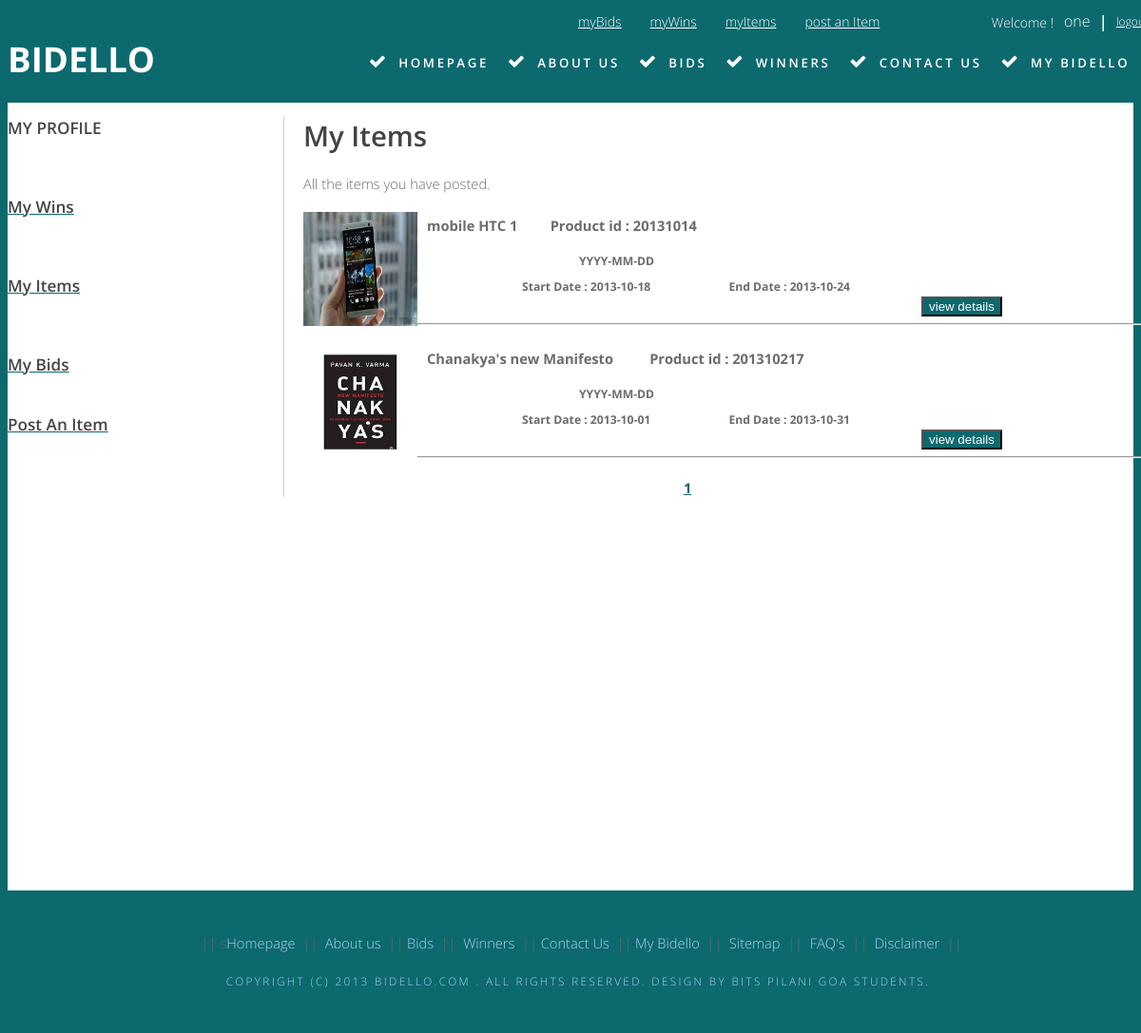
The app's page /e-bidding/mybidello/profile/myitems.php (signed in) with its own data.
### tables this page shows
CREATE TABLE IF NOT EXISTS `bidinfo` (
  `sysid` int(10) NOT NULL AUTO_INCREMENT,
  `bidObject` varchar(100) NOT NULL,
  `randomID` varchar(15) NOT NULL,
  `sellerID` varchar(50) NOT NULL,
  `buyerID` varchar(50) NOT NULL,
  `lowerLimit` int(7) NOT NULL,
  `upperLimit` int(7) NOT NULL,
  `adminFlag` int(1) NOT NULL,
  `itemFlag` int(2) DEFAULT NULL,
  `startDate` date NOT NULL,
  `endDate` date NOT NULL,
  `comments` text NOT NULL,
  `category` varchar(250) NOT NULL,
  PRIMARY KEY (`sysid`),
  UNIQUE KEY `randomID` (`randomID`)
);

### e-bidding/mybidello/profile/myitems.php (the view, shortened to what this page needs)
<!DOCTYPE html PUBLIC "-//W3C//DTD XHTML 1.0 Strict//EN" "http://www.w3.org/TR/xhtml1/DTD/xhtml1-strict.dtd">
<html xmlns="http://www.w3.org/1999/xhtml">
<head>
<link href="../default.css" rel="stylesheet" type="text/css" media="all" />
<link href="../fonts.css" rel="stylesheet" type="text/css" media="all" />
</head>
<body>
<div id="header-wrapper">
	<div id="header" class="container">
    <?php
	if($_SESSION["authenticated"]==true)
	{
	$user=$_SESSION["user"];
	echo "<a href='../logout.php'  style=' float:right; color:white; font:Verdana; margin-top:6px; font-size:12px;'  >logout</a>";
    echo "<h3 style=' float:right; color:white; margin-top:3px;'> &nbsp; |  &nbsp;</h3>";
    echo "<span  style=' float:right; color:white; font:Verdana; margin-top:3px; font-size:16px;'>$user</span> ";
	echo "<span  style=' float:right; color:white; font:Verdana; margin-top:6px; font-size:14px;'>Welcome !&nbsp;&nbsp;&nbsp;</span> ";
	echo "<a href='mybids.php?start=0'  style=' float:left; margin-left:600px; color:white; font:Verdana; margin-top:5px;  font-size:14px;'  >myBids</a>";
	echo "<a href='mywins.php?start=0'  style=' float:left; margin-left:30px; color:white; font:Verdana; margin-top:5px;  font-size:14px;'  >myWins</a>";
	echo "<a href='myitems.php?start=0'  style=' float:left; margin-left:30px; color:white; font:Verdana; margin-top:5px;  font-size:14px;'  >myItems</a>";
	echo "<a href='../postItem/postItem.php?start=0'  style=' float:left; margin-left:30px; color:white; font:Verdana; margin-top:5px;  font-size:14px;'  >post an Item</a>";
	}
	?>
		<div id="logo">
			<h1><a href="../../index.php?start=0">BIDELLO</a></h1>
		</div>
		<div id="menu">
			<ul><li class="icon icon-ok current_page_item"><a href="../../index.php?start=0" accesskey="1" title="">homepage</a></li>
				<li class="icon icon-ok"><a href="../../aboutus/aboutus.php" accesskey="2" title="">about us</a></li>
				<li class="icon icon-ok"><a href="../../seenow/seenow.php?website_string=popularity&amp;start=0&amp;search=Search+now" accesskey="3" title="">bids</a></li>
				<li class="icon icon-ok"><a href="../../winners/winners.php?start=0" accesskey="4" title="">winners</a></li>
				<li class="icon icon-ok"><a href="../../contactus/contactus.php" accesskey="5" title="">contact us</a></li>
                 <?php
				if($_SESSION["authenticated"]==false)
				{
                echo "<li class='icon icon-ok'><a href='../login.php?start=0&error=0&$url' accesskey='5' title=''>my bidello</a></li>";
				}
				else
				{
					echo "<li class='icon icon-ok'><a href='../mybidello1.php' accesskey='5' title=''>my bidello</a></li>";
				}
				?>
			</ul>
		</div>
	</div>
</div>
<div id="wrapper">
	<div id="page" class="container">
		<div id="content">
			<div class="title">
			<h3>MY PROFILE </h3>
          <ul>
          <br/>
          <br/>
          <br/>
          <li ><a href="mywins.php?start=0"><h3>My Wins</h3></a></li>
          <br/>
          <br/>
          <br/>
          <li ><a href="myitems.php?start=0"><h3>My Items</h3></a></li>
          <br/>
          <br/>
          <br/>
          <li ><a href="mybids.php?start=0"><h3>My Bids</h3></a></li>
          <br/>
          <br/>
            <li ><a href="../postItem/postItem.php?start=0"><h3>Post An Item</h3></a></li>
          <br/>
          <br/>
          </ul>
             </div></div>
		<div id="sidebar">
			<div id="stwo-col">
				<div class="sbox1">
					<h1>My Items</h1>
                <br/>
				<span class="byline">All the items you have posted.</span>
    <br/>
    <br/>
   <?php
		$per_page=5;
		$start=$_GET['start'];
		$record_count= mysql_num_rows(mysql_query("SELECT * FROM bidinfo WHERE sellerID='$user' and itemflag='0' "));
		if(!$start)
		$start=0;
		$win= mysql_query("SELECT * FROM bidinfo WHERE sellerID='$user' and itemflag='0' LIMIT $start , $per_page ");
		$c=mysql_num_rows($win);
		if(!empty($c))
		{
		while ( $row = mysql_fetch_assoc($win))
			{
				$id=$row['randomID'];
				$bidobject=$row['bidObject'];
				$startdate=$row['startDate'];
				$enddate=$row['endDate'];
			echo "<div style='height:140px; width:950px; float:left;  '>";
			echo "<img src='../../upload/$id.jpg'  height='120px' width='120px'/>"."&nbsp;&nbsp;&nbsp;";
			echo "&nbsp;&nbsp;&nbsp;"."<h4 style='margin-left:130px; margin-top:-120px;';>$bidobject&nbsp;&nbsp;&nbsp;&nbsp;&nbsp;&nbsp;&nbsp;&nbsp;&nbsp;Product id : $id</h4>"."<br/>";
			echo "&nbsp;&nbsp;&nbsp;"."<h5 style='margin-left:290px; margin-top:-40px;';>YYYY-MM-DD</h5>";
			echo "&nbsp;&nbsp;&nbsp;"."<h5 style='margin-left:230px; margin-top:-30px;';>Start Date : $startdate  &nbsp;&nbsp;&nbsp;&nbsp;&nbsp;&nbsp;&nbsp;&nbsp;&nbsp;&nbsp;&nbsp;&nbsp;&nbsp;&nbsp;&nbsp;&nbsp;&nbsp;&nbsp;&nbsp;&nbsp;&nbsp;&nbsp;&nbsp;&nbsp; End Date : $enddate</h5>";
			echo "<form  style='margin-left:650px; margin-top:-20px;'; action='../../details/details.php' method='get'> <input type='hidden' value='$id' name='product'> <input style='background-color:#0c696e; color:#FFF; ' type='submit' value='view details' name='details'></form>";
			echo "<hr/>";
			echo "</div>";
						}
			echo "<br/><br/> <br/> <br/>";
		$i=1;
		for ($x=0;$x<$record_count;$x=$x+$per_page)
		{
			if($start!=$x)
			{
				echo "<a href='myitems.php?start=$x' style='margin-left:4px;'>$i</a>"."&nbsp;";
			}
			else
			{
				if($start<=0)
				{
					echo "<a href='myitems.php?start=$x' style='margin-left:400px;'><b>$i</b></a>"."&nbsp;";
				}
				else
				{
				echo "<a href='myitems.php?start=$x' style='margin-left:4px;'><b>$i</b></a>"."&nbsp;";
				}
			}
			$i++;
		}
		}
		else
		{
			echo "<div style='height:140px; width:950px; float:left;'>";
			echo "&nbsp;&nbsp;&nbsp;"."<h4 style=' font-size:18; margin-left:5px; margin-top:10px;';>You have not posted any items yet !</h4>"."<br/>";
			echo "</div>";
		}
		?>
			  </div>
			</div>
		</div>
	</div>
    <div style="background-color:#0c696e; height:150px;">
<div id="copyright" class="container">
<div style="margin-left:200px; margin-top:30px;">
 &nbsp;||&nbsp;s<a href="../../index.php?start=0">Homepage</a> &nbsp;||&nbsp; <a href="../../aboutus/aboutus.php">About us</a> &nbsp;||&nbsp;<a href="../../seenow/seenow.php?website_string=popularity&amp;start=0&amp;search=Search+now">Bids</a> &nbsp;||&nbsp; <a href="../../winners/winners.php?start=0">Winners</a> &nbsp;||&nbsp;<a href="../../contactus/contactus.php">Contact Us</a> &nbsp;||&nbsp;<a href="../login.php?start=0&amp;error=0">My Bidello</a> &nbsp;||&nbsp; <a href="#">Sitemap</a> &nbsp;||&nbsp; <a href="../../faq/faq.php">FAQ's</a> &nbsp;||&nbsp; <a href="../../disclaimer/disclaimer.php">Disclaimer</a> &nbsp;||&nbsp;
</div>
<br/>
	<p>Copyright (c) 2013 <a href="../../index.php?start=0">bidello.com </a>. All rights reserved. Design by <a href="" rel="nofollow">BITS PILANI GOA STUDENTS</a>.</p>
</div>
</div>
</body>
</html>

### e-bidding/mybidello/default.css (style rules this page uses)
html, body { height: 100%; }
body { padding: 0px; background: #0C696E; font-family: 'Open Sans', sans-serif; font-size: 11pt; font-weight: 300; color: #6c6c6c }
h1, h2, h3 { margin: 0; padding: 0; font-weight: 600; color: #454445; }
p, ol, ul { margin-top: 0; }
ol, ul { padding: 0; list-style: none; }
p { line-height: 180%; }
a { color: #0C696E; }
.container { margin: 0px auto; width: 1200px; }
.title { height:300px; width:520px; margin-bottom: 3em; }
#header { position: relative; height: 100px; }
#logo { position: absolute; top: 2em; left: 0; width: 100%; }
#logo h1 { display: inline-block; font-size: 2.5em; text-transform: uppercase; font-weight: 700; color: #FFF; }
#logo a { text-decoration: none; color: #FFF; }
#menu { position: absolute; right: 0; top: 3.2em; }
#menu ul { display: inline-block; }
#menu li { display: block; float: left; text-align: center; }
#menu li a, #menu li span { display: inline-block; margin-left: 0.50em; padding: 0em 1.5em 0em 0.50em; letter-spacing: 0.20em; text-decoration: none; font-size: 0.90em; font-weight: 600; text-transform: uppercase; outline: 0; color: #FFF; }
#menu .current_page_item a { color: #FFF; }
#menu .icon { display: inline-block; color: #FFF; }
#wrapper { background: #FFF; }
#page { overflow: hidden; padding: 1em 0em; }
#content { float: left; width: 260px; height:800px; }
#sidebar { margin-left:30px; border-left: thin solid #d4cccc; float: left; width: 650px; }
#stwo-col { margin-left:20px; margin-top: 0em; }
#stwo-col .sbox1 { float: left; width: 950px; }
#copyright { overflow: hidden; padding: 1em 0em; }
#copyright p { letter-spacing: 0.20em; text-align: center; text-transform: uppercase; font-size: 0.80em; color: #ACCFFF; }
#copyright a { text-decoration: none; color: #ACCFFF; }

### records on screen
bidinfo: randomID (picture), bidObject "mobile HTC 1", randomID "20131014", startDate "2013-10-18", endDate "2013-10-24"
bidinfo: randomID (picture), bidObject "Chanakya's new Manifesto", randomID "201310217", startDate "2013-10-01", endDate "2013-10-31"

### other values on screen
$user "one"
